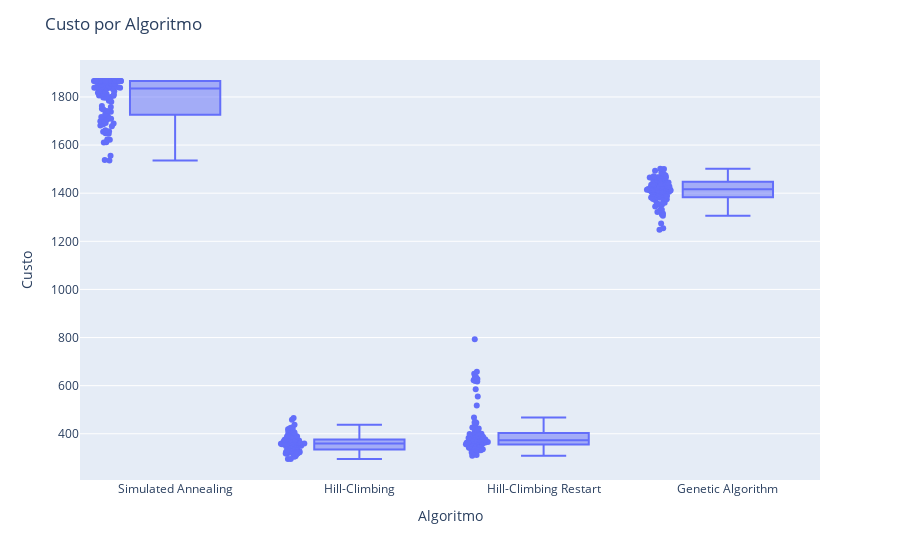

Here is the notebook cell this chart was saved with:
### Code cell
px.box(df_custo_T, points='all', y=df_custo_T.columns.tolist()).update_layout(
    xaxis_title="Algoritmo", yaxis_title="Custo", title="Custo por Algoritmo")

### Figure 1 — Plotly figure (JSON) as saved in the notebook; plotly's stock layout.template omitted (floating-point values rounded to 4 significant figures; data arrays with more than 128 entries replaced by an {"elided": "..."} marker saying what was removed)
{"data": [{"alignmentgroup": "True", "boxpoints": "all", "hovertemplate": "variable=%{x}<br>value=%{y}<extra></extra>", "legendgroup": "", "marker": {"color": "#636efa"}, "name": "", "notched": false, "offsetgroup": "", "orientation": "v", "showlegend": false, "type": "box", "x": {"elided": "400 str values"}, "x0": " ", "xaxis": "x", "y": {"elided": "400 float values"}, "y0": " ", "yaxis": "y"}], "layout": {"boxmode": "group", "legend": {"tracegroupgap": 0}, "margin": {"t": 60}, "title": {"text": "Custo por Algoritmo"}, "xaxis": {"anchor": "y", "domain": [0, 1], "title": {"text": "Algoritmo"}}, "yaxis": {"anchor": "x", "domain": [0, 1], "title": {"text": "Custo"}}}}
